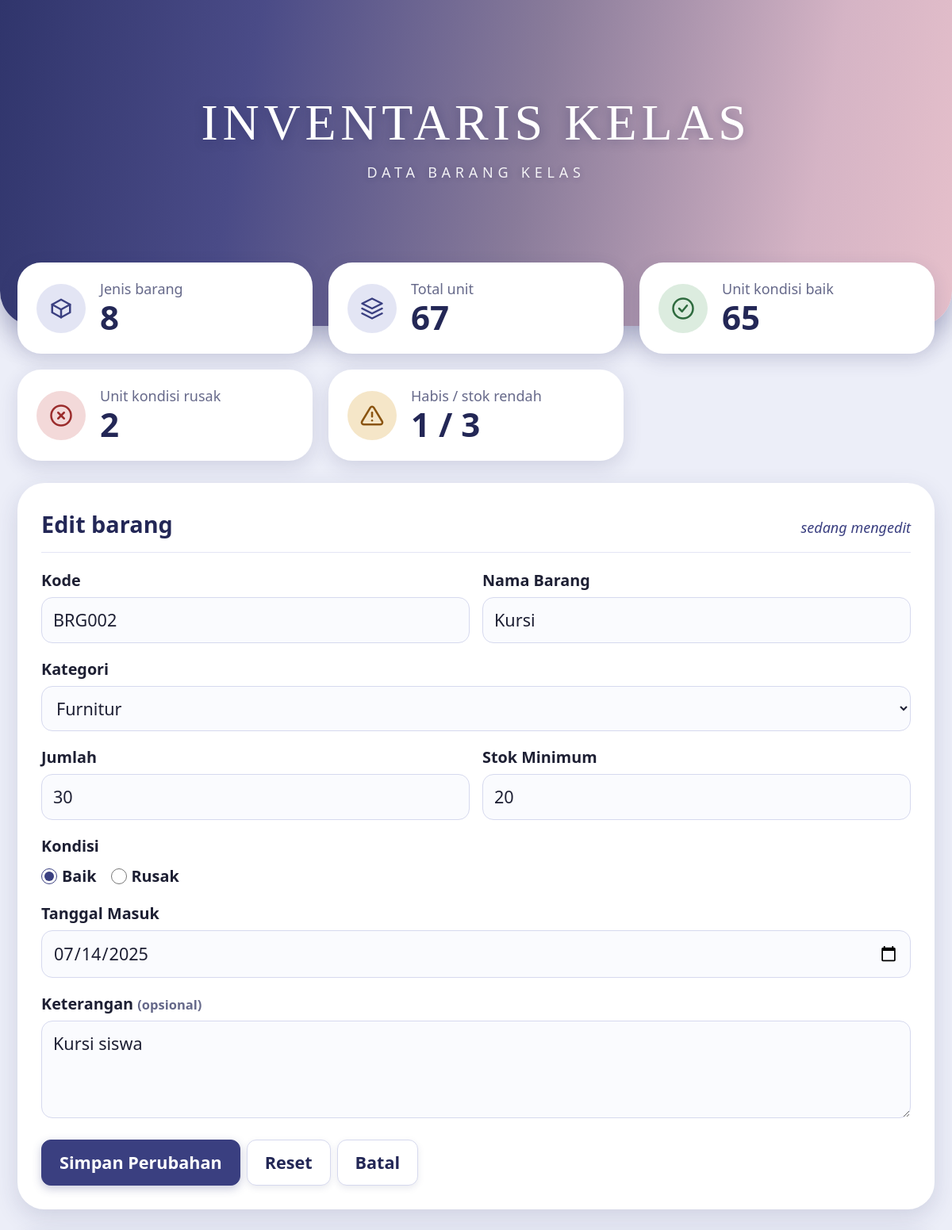
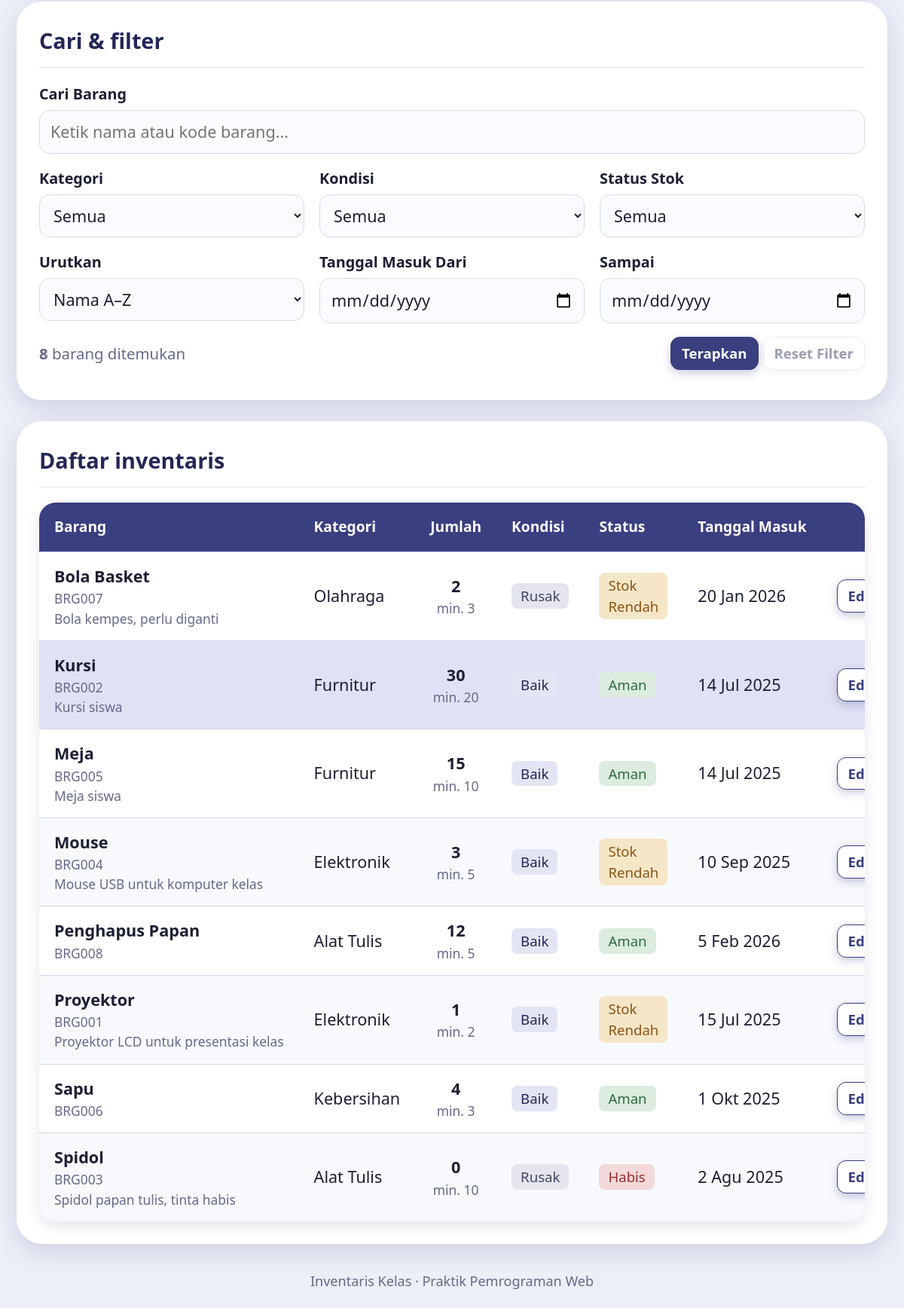
/index.php?edit=2, run on the app's committed database (2 pictures, top to bottom).
### tables this page shows
CREATE TABLE barang (
  id            INT          NOT NULL AUTO_INCREMENT,
  kode_barang   VARCHAR(10)  NOT NULL,
  nama_barang   VARCHAR(100) NOT NULL,
  kategori      VARCHAR(30)  NOT NULL,
  jumlah        INT          NOT NULL DEFAULT 0,
  stok_minimum  INT          NOT NULL DEFAULT 5,
  kondisi       VARCHAR(20)  NOT NULL DEFAULT 'Baik',
  tanggal_masuk DATE         NOT NULL,
  keterangan    TEXT         NULL,
  PRIMARY KEY (id),
  UNIQUE KEY uq_kode_barang (kode_barang)
);

### views/index.php (the view, shortened to what the rows shown need)
<?php
function e(mixed $v): string { return htmlspecialchars((string) $v, ENT_QUOTES, 'UTF-8'); }
function tgl(string $d): string {
    $bln = ['Jan','Feb','Mar','Apr','Mei','Jun','Jul','Agu','Sep','Okt','Nov','Des'];
    [$y, $m, $dd] = explode('-', $d);
    return (int) $dd . ' ' . $bln[(int) $m - 1] . ' ' . $y;
}
$isEdit = $editId > 0;
$statusClass = ['Aman' => 'ok', 'Stok Rendah' => 'warn', 'Habis' => 'bad'];
?>
<!DOCTYPE html>
<html lang="id">
<head>
<link rel="stylesheet" href="assets/style.css">
</head>
<body>
<header class="topbar">
  <div class="wrap">
    <h1>Inventaris Kelas</h1>
  </div>
</header>
<main class="wrap">
  <div class="layout">
    <aside class="card form-card" id="form">
      <div class="card-head">
        <h2><?= $isEdit ? 'Edit barang' : 'Tambah barang' ?></h2>
      </div>
      <form method="post" action="<?= e($url()) ?>" novalidate>
        <div class="row2">
          <div class="field <?= isset($errors['kode_barang']) ? 'has-err' : '' ?>">
            <label for="kode_barang">Kode</label>
            <input type="text" id="kode_barang" name="kode_barang" maxlength="10" placeholder="BRG009"
                   value="<?= e($form['kode_barang']) ?>" autocomplete="off">
          </div>
          <div class="field <?= isset($errors['nama_barang']) ? 'has-err' : '' ?>">
            <label for="nama_barang">Nama Barang</label>
            <input type="text" id="nama_barang" name="nama_barang" maxlength="100" placeholder="Papan Tulis"
                   value="<?= e($form['nama_barang']) ?>">
          </div>
        </div>
        <div class="row2">
          <div class="field <?= isset($errors['jumlah']) ? 'has-err' : '' ?>">
            <label for="jumlah">Jumlah</label>
            <input type="number" id="jumlah" name="jumlah" min="0" step="1" placeholder="0" value="<?= e($form['jumlah']) ?>">
          </div>
          <div class="field <?= isset($errors['stok_minimum']) ? 'has-err' : '' ?>">
            <label for="stok_minimum">Stok Minimum</label>
            <input type="number" id="stok_minimum" name="stok_minimum" min="1" step="1" value="<?= e($form['stok_minimum']) ?>">
          </div>
        </div>
        <div class="field <?= isset($errors['kondisi']) ? 'has-err' : '' ?>">
          <div class="radios">
            <?php foreach ($kondisiList as $k): ?>
              <label class="radio">
                <input type="radio" name="kondisi" value="<?= e($k) ?>" <?= $form['kondisi'] === $k ? 'checked' : '' ?>>
                <span><?= e($k) ?></span>
              </label>
            <?php endforeach; ?>
          </div>
        </div>
        <div class="field <?= isset($errors['tanggal_masuk']) ? 'has-err' : '' ?>">
          <label for="tanggal_masuk">Tanggal Masuk</label>
          <input type="date" id="tanggal_masuk" name="tanggal_masuk" max="<?= date('Y-m-d') ?>" value="<?= e($form['tanggal_masuk']) ?>">
        </div>
        <div class="field <?= isset($errors['keterangan']) ? 'has-err' : '' ?>">
          <label for="keterangan">Keterangan <small>(opsional)</small></label>
          <textarea id="keterangan" name="keterangan" rows="3" maxlength="500" placeholder=""><?= e($form['keterangan']) ?></textarea>
        </div>
      </form>
    </aside>
    <div class="right-col">
    <section class="card filter-card">
      <div class="card-head">
        <h2>Cari &amp; filter</h2>
      </div>
    </section>
    <section class="card list-card">
      <div class="card-head">
        <h2>Daftar inventaris</h2>
      </div>
      <div class="table-wrap">
        <table>
          <thead>
            <tr>
              <th>Barang</th><th>Kategori</th><th class="num">Jumlah</th><th>Kondisi</th>
              <th>Status</th><th>Tanggal Masuk</th><th class="right">Aksi</th>
            </tr>
          </thead>
          <tbody>
          <?php foreach ($items as $it): ?>
            <tr class="<?= $editId === (int) $it['id'] ? 'is-editing' : '' ?>">
              <td data-l="Barang">
                <b><?= e($it['nama_barang']) ?></b>
                <small class="code"><?= e($it['kode_barang']) ?></small>
                <?php if ($it['keterangan'] !== null && $it['keterangan'] !== ''): ?>
                  <small class="note"><?= e($it['keterangan']) ?></small>
                <?php endif; ?>
              </td>
              <td data-l="Kategori"><?= e($it['kategori']) ?></td>
              <td data-l="Jumlah" class="num"><b><?= (int) $it['jumlah'] ?></b><small>min. <?= (int) $it['stok_minimum'] ?></small></td>
              <td data-l="Kondisi"><span class="tag <?= $it['kondisi'] === 'Baik' ? 't-plain' : 't-rusak' ?>"><?= e($it['kondisi']) ?></span></td>
              <td data-l="Status"><span class="tag <?= $statusClass[$it['status']] ?>"><?= e($it['status']) ?></span></td>
              <td data-l="Tanggal"><?= e(tgl($it['tanggal_masuk'])) ?></td>
              <td class="right actions-cell">
                <a class="btn btn-sm btn-edit" href="<?= e($url(['edit' => $it['id']])) ?>#form">Edit</a>
              </td>
            </tr>
          <?php endforeach; ?>
          </tbody>
        </table>
      </div>
    </section>
    </div>
  </div>
</main>
</body>
</html>

### data on the page
barang: kode_barang "BRG002", nama_barang "Kursi", jumlah "30", stok_minimum "20", kondisi "☑ Baik", kondisi "Baik", kondisi "☐ Rusak", tanggal_masuk "07/14/2025", keterangan "Kursi siswa", kategori "Furnitur", status "Aman", tanggal_masuk "14 Jul 2025"
barang: nama_barang "Bola Basket", kode_barang "BRG007", keterangan "Bola kempes, perlu diganti", kategori "Olahraga", jumlah "2", stok_minimum "3", kondisi "Rusak", status "Stok Rendah", tanggal_masuk "20 Jan 2026"
barang: nama_barang "Meja", kode_barang "BRG005", keterangan "Meja siswa", kategori "Furnitur", jumlah "15", stok_minimum "10", kondisi "Baik", status "Aman", tanggal_masuk "14 Jul 2025"
barang: nama_barang "Mouse", kode_barang "BRG004", keterangan "Mouse USB untuk komputer kelas", kategori "Elektronik", jumlah "3", stok_minimum "5", kondisi "Baik", status "Stok Rendah", tanggal_masuk "10 Sep 2025"
barang: nama_barang "Penghapus Papan", kode_barang "BRG008", kategori "Alat Tulis", jumlah "12", stok_minimum "5", kondisi "Baik", status "Aman", tanggal_masuk "5 Feb 2026"
barang: nama_barang "Proyektor", kode_barang "BRG001", keterangan "Proyektor LCD untuk presentasi kelas", kategori "Elektronik", jumlah "1", stok_minimum "2", kondisi "Baik", status "Stok Rendah", tanggal_masuk "15 Jul 2025"
barang: nama_barang "Sapu", kode_barang "BRG006", kategori "Kebersihan", jumlah "4", stok_minimum "3", kondisi "Baik", status "Aman", tanggal_masuk "1 Okt 2025"
barang: nama_barang "Spidol", kode_barang "BRG003", keterangan "Spidol papan tulis, tinta habis", kategori "Alat Tulis", jumlah "0", stok_minimum "10", kondisi "Rusak", status "Habis", tanggal_masuk "2 Agu 2025"

### other printed values
$stats['jenis'] "8"
$stats['total_unit'] "67"
$stats['unit_baik'] "65"
$stats['unit_rusak'] "2"
$stats['habis'] "1"
$stats['rendah'] "3"
$k "Rusak"
count($items) "8"
form field kategori "Furnitur"
form field urut "Nama A–Z"
